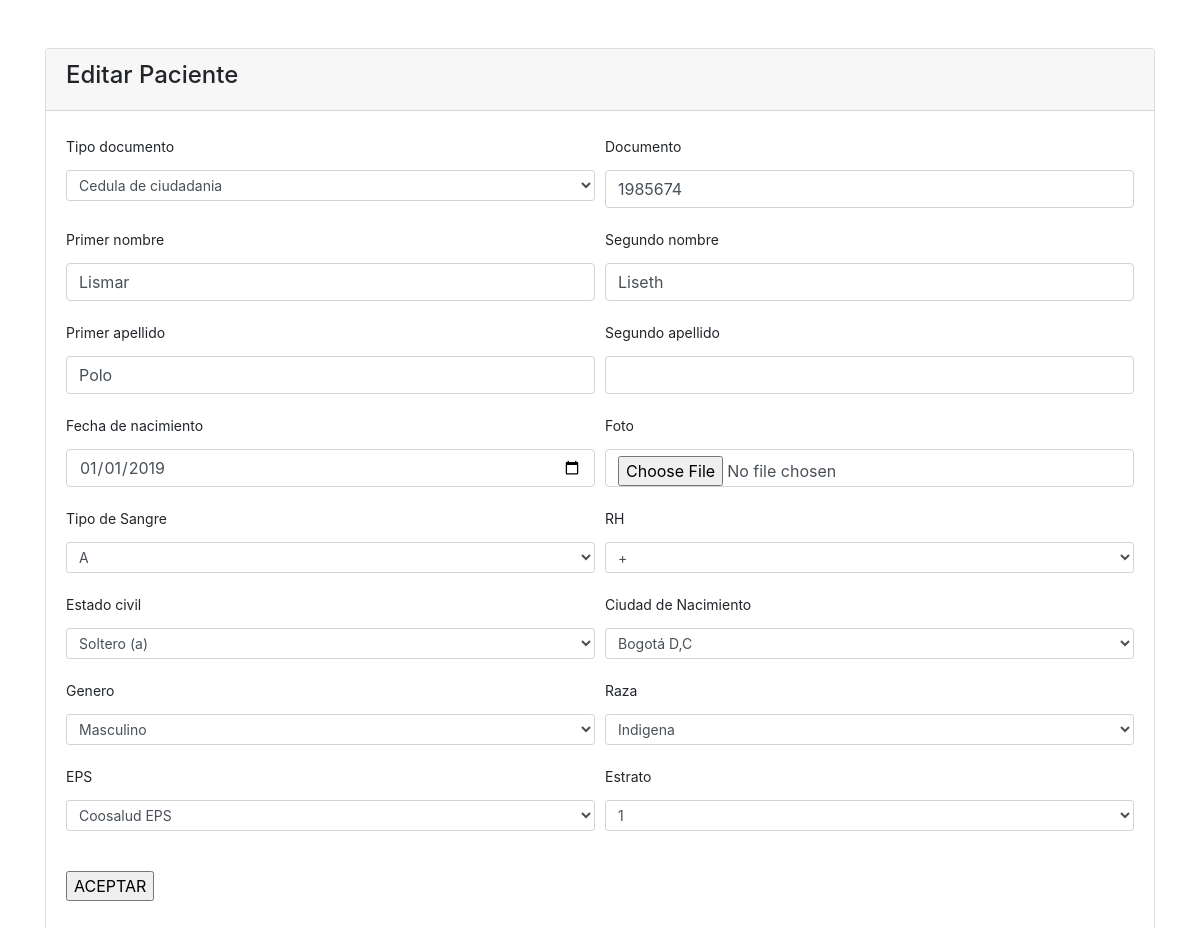
Page /editar.php on the committed database.
### tables this page shows
CREATE TABLE `date_person` (
  `id_date_person` int(50) NOT NULL,
  `id_tipe_doc` int(11) NOT NULL,
  `f_name` varchar(25) NOT NULL,
  `s_name` varchar(25) DEFAULT NULL,
  `l_name` varchar(25) NOT NULL,
  `l_name_s` varchar(25) DEFAULT NULL,
  `photo` varchar(100) NOT NULL,
  `date` date NOT NULL,
  `id_bloodtype` int(11) NOT NULL,
  `id_gender` int(11) NOT NULL,
  `id_rh` int(11) NOT NULL,
  `id_matrial_status` int(11) NOT NULL,
  `id_race` int(11) NOT NULL,
  `id_city_born` int(11) NOT NULL,
  `id_eps` int(11) NOT NULL,
  `id_score` int(11) NOT NULL
);

### conection.php (called while the page is built, shortened)
<?php
function conectar(){
  $server    = "localhost";
  $username  = 'root';
  $password  = '';
  $db        = 'clinica';
  $conexion = mysqli_connect($server, $username, $password, $db);
  return $conexion;
}
function getArraySQL($sql){
      $conexion = conectar();
      if(!$result = mysqli_query($conexion, $sql)) die(mysqli_error($conexion));
      $rawdata = array();
      $i=0;
      while($row = mysqli_fetch_array($result)){
          $rawdata[$i] = $row;
          $i++;
      }
      return $rawdata;
  }

### editar.php (the view, shortened to what this page needs)
<?php
require('conection.php');
?>
<html lang="es">
<head>
    <link rel="stylesheet" href="/css/bootstrap.min.css">
</head>
<div class="container">
  <div class="card mt-5">
    <div class="card-header">
      <h4 class="float-left">Editar Paciente</h4>
    </div>
    <div class="card-body">
				<?php
				$sql = "select * from date_person";
				$conexion = conectar();
				if ($result = mysqli_query ($conexion, $sql));
				$row = mysqli_fetch_array($result);
				?>
			<form method="POST">
				<div class="form-row">
		      <div class="form-group col-md-6">
		        <label class="col-form-label-sm" for="tipo_documento">Tipo documento</label>
		        <select id="tipo_documento" name="id_type_doc" value="<?php echo$row[$id_tipo_doc]; ?>"class="form-control form-control-sm">
		          <?php
							$query50="SELECT * from type_doc";
							$pers = getArraySQL($query50);
								foreach ($pers as $per) {
									echo '<option value="'.$per['id_type_doc'].'">'.$per['type_doc']. '</option>';
								}
		          ?>
		        </select>
		      </div>
		      <div class="form-group col-md-6">
		        <label class="col-form-label-sm" for="documento">Documento</label>
		        <input type="text" class="form-control" name="id_date_person" value="<?php echo$row['id_date_person'];?>" id="documento" autocomplete="off">
		      </div>
		    </div>
				<div class="form-row">
		      <div class="form-group col-md-6">
		        <label class="col-form-label-sm" for="nombre1">Primer nombre</label>
		        <input type="text" class="form-control" name="f_name" value="<?php echo$row['f_name'];?>" autocomplete="off">
		      </div>
		      <div class="form-group col-md-6">
		        <label class="col-form-label-sm" for="nombre2">Segundo nombre</label>
		        <input type="text" class="form-control" name="s_name" value="<?php echo$row['s_name'];?>" autocomplete="off">
		      </div>
		    </div>
		    <div class="form-row">
		      <div class="form-group col-md-6">
		        <label class="col-form-label-sm" for="apellido1">Primer apellido</label>
		        <input type="text" class="form-control" name="l_name" value="<?php echo$row['l_name'];?>" autocomplete="off">
		      </div>
		      <div class="form-group col-md-6">
		        <label class="col-form-label-sm" for="apellido2">Segundo apellido</label>
		        <input type="text" class="form-control" name="l_name_s" value="<?php echo$row['l_name_s'];?>" autocomplete="off">
		      </div>
		    </div>
				<div class="form-row">
		      <div class="form-group col-md-6">
		        <label class="col-form-label-sm" for="fecha_nacimiento">Fecha de nacimiento</label>
		        <input type="date" class="form-control" name="date" value="<?php echo$row['date'];?>" autocomplete="off">
		      </div>
		      <div class="form-group col-md-6">
		        <label class="col-form-label-sm" for="nacionalidad">Foto</label>
						<input id="photo" name="photo" value="<?php echo$row['photo'];?>" class="form-control input-md" type="file">
					</div>
				</div>
				<div class="form-row">
		      <div class="form-group col-md-6">
		        <label class="col-form-label-sm" for="apellido1">Tipo de Sangre</label>
						<select id="tipo_sangre" name="id_blood_type" class="form-control form-control-sm">
		          <?php
							$query50="SELECT * FROM blood_type";
							$pers = getArraySQL($query50);
								foreach ($pers as $per) {
									echo '<option value="'.$per['id_blood_type'].'">'.$per['blood_type']. '</option>';
								}
		          ?>
		        </select>
		      </div>
		      <div class="form-group col-md-6">
		        <label class="col-form-label-sm" for="rh">RH</label>
						<select id="rh" name="id_rh" class="form-control form-control-sm">
		          <?php
							$query50="SELECT * FROM rh";
							$pers = getArraySQL($query50);
								foreach ($pers as $per) {
									echo '<option value="'.$per['id_rh'].'">'.$per['rh'].'</option>';
								}
		          ?>
		        </select>
		      </div>
		    </div>
				<div class="form-row">
		      <div class="form-group col-md-6">
		        <label class="col-form-label-sm" for="ecivil">Estado civil</label>
						<select id="ecivil" name="id_matrial_status" class="form-control form-control-sm">
		          <?php
							$query50="SELECT * FROM matrial_status";
							$pers = getArraySQL($query50);
								foreach ($pers as $per) {
									echo '<option value="'.$per['id_matrial_status'].'">'.$per['matrial_status']. '</option>';
								}
		          ?>
		        </select>
		      </div>
		      <div class="form-group col-md-6">
		        <label class="col-form-label-sm" for="ciudad">Ciudad de Nacimiento</label>
						<select id="city" name="id_city_born" class="form-control form-control-sm">
		          <?php
							$query50="SELECT * FROM city_born";
							$pers = getArraySQL($query50);
								foreach ($pers as $per) {
									echo '<option value="'.$per['id_city_born'].'">'.$per['city_born'].'</option>';
								}
		          ?>
		        </select>
		      </div>
		    </div>
				<div class="form-row">
		      <div class="form-group col-md-6">
		        <label class="col-form-label-sm" for="genero">Genero</label>
						<select id="genero" name="id_gender" class="form-control form-control-sm">
		          <?php
							$query50="SELECT * FROM gender";
							$pers = getArraySQL($query50);
								foreach ($pers as $per) {
									echo '<option value="'.$per['id_gender'].'">'.$per['gender']. '</option>';
								}
		          ?>
		        </select>
		      </div>
		      <div class="form-group col-md-6">
		        <label class="col-form-label-sm" for="race">Raza</label>
						<select id="race" name="id_race" class="form-control form-control-sm">
		          <?php
							$query50="SELECT * FROM race";
							$pers = getArraySQL($query50);
								foreach ($pers as $per) {
									echo '<option value="'.$per['id_race'].'">'.$per['race'].'</option>';
								}
		          ?>
		        </select>
		      </div>
		    </div>
				<div class="form-row">
		      <div class="form-group col-md-6">
		        <label class="col-form-label-sm" for="eps">EPS</label>
						<select id="eps" name="id_eps" class="form-control form-control-sm">
		          <?php
							$query50="SELECT * FROM eps";
							$pers = getArraySQL($query50);
								foreach ($pers as $per) {
									echo '<option value="'.$per['id_eps'].'">'.$per['eps']. '</option>';
								}
		          ?>
		        </select>
		      </div>
		      <div class="form-group col-md-6">
		        <label class="col-form-label-sm" for="rh">Estrato</label>
						<select id="score" name="id_score" class="form-control form-control-sm">
		          <?php
							$query50="SELECT * FROM score";
							$pers = getArraySQL($query50);
								foreach ($pers as $per) {
									echo '<option value="'.$per['id_score'].'">'.$per['score'].'</option>';
								}
		          ?>
		        </select>
		      </div>
		    </div>
<br><input type="submit" name="aceptar" value="ACEPTAR" >
</form>
</div>
</body>
</html>

### rows in the picture
date_person: id_date_person "1985674", f_name "Lismar", s_name "Liseth", l_name "Polo", date "01/01/2019"

### other values in the picture
form field id_type_doc "Cedula de ciudadania"
form field id_blood_type "A"
form field id_rh "+"
form field id_matrial_status "Soltero (a)"
form field id_city_born "Bogotá D,C"
form field id_gender "Masculino"
form field id_race "Indigena"
form field id_eps "Coosalud EPS"
form field id_score "1"
